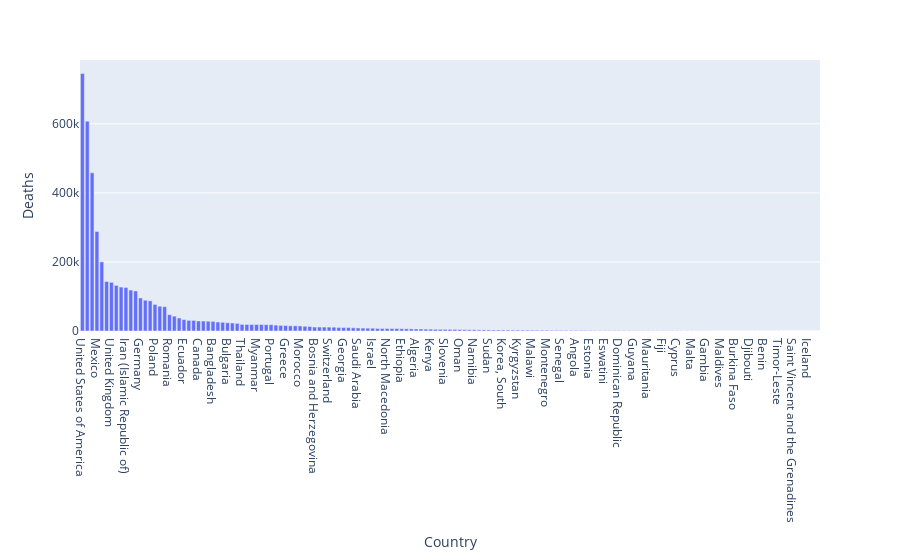

Notebook cell for this chart:
### Code cell
fig = px.bar(intake, x = "Country", y ="Deaths").update_xaxes(categoryorder="total descending")
fig.show()

### Figure 1 — Plotly figure (JSON) as saved in the notebook; plotly's stock layout.template omitted (floating-point values rounded to 4 significant figures; data arrays with more than 128 entries replaced by an {"elided": "..."} marker saying what was removed)
{"data": [{"alignmentgroup": "True", "hovertemplate": "Country=%{x}<br>Deaths=%{y}<extra></extra>", "legendgroup": "", "marker": {"color": "#636efa"}, "name": "", "offsetgroup": "", "orientation": "v", "showlegend": false, "textposition": "auto", "type": "bar", "x": {"elided": "153 str values"}, "xaxis": "x", "y": {"elided": "153 int values"}, "yaxis": "y"}], "layout": {"barmode": "relative", "legend": {"tracegroupgap": 0}, "margin": {"t": 60}, "xaxis": {"anchor": "y", "categoryorder": "total descending", "domain": [0, 1], "title": {"text": "Country"}}, "yaxis": {"anchor": "x", "domain": [0, 1], "title": {"text": "Deaths"}}}}
